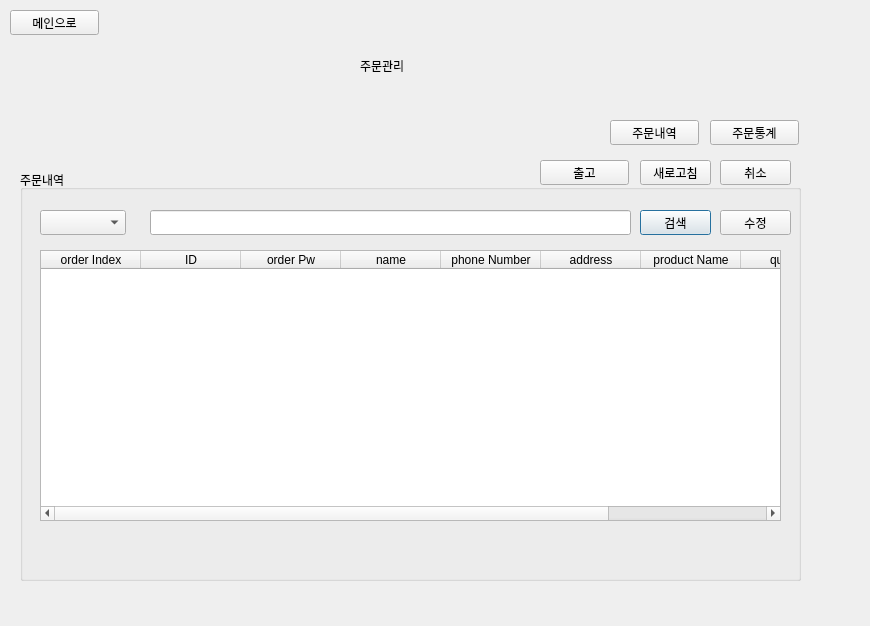
<?xml version="1.0" encoding="UTF-8"?>
<ui version="4.0">
 <class>Dialog</class>
 <widget class="QDialog" name="Dialog">
  <property name="geometry">
   <rect>
    <x>0</x>
    <y>0</y>
    <width>870</width>
    <height>626</height>
   </rect>
  </property>
  <property name="windowTitle">
   <string>Dialog</string>
  </property>
  <widget class="QLabel" name="label">
   <property name="geometry">
    <rect>
     <x>360</x>
     <y>50</y>
     <width>131</width>
     <height>31</height>
    </rect>
   </property>
   <property name="text">
    <string>주문관리</string>
   </property>
  </widget>
  <widget class="QGroupBox" name="groupBox">
   <property name="geometry">
    <rect>
     <x>20</x>
     <y>170</y>
     <width>781</width>
     <height>411</height>
    </rect>
   </property>
   <property name="title">
    <string>주문내역</string>
   </property>
   <widget class="QTableWidget" name="widgetOrder">
    <property name="geometry">
     <rect>
      <x>20</x>
      <y>80</y>
      <width>741</width>
      <height>271</height>
     </rect>
    </property>
    <column>
     <property name="text">
      <string>order Index</string>
     </property>
    </column>
    <column>
     <property name="text">
      <string>ID</string>
     </property>
    </column>
    <column>
     <property name="text">
      <string>order Pw</string>
     </property>
    </column>
    <column>
     <property name="text">
      <string>name</string>
     </property>
    </column>
    <column>
     <property name="text">
      <string>phone Number</string>
     </property>
    </column>
    <column>
     <property name="text">
      <string>address</string>
     </property>
    </column>
    <column>
     <property name="text">
      <string>product Name</string>
     </property>
    </column>
    <column>
     <property name="text">
      <string>quantity</string>
     </property>
    </column>
    <column>
     <property name="text">
      <string>order date</string>
     </property>
    </column>
   </widget>
   <widget class="QLineEdit" name="lineEdit">
    <property name="geometry">
     <rect>
      <x>130</x>
      <y>40</y>
      <width>481</width>
      <height>25</height>
     </rect>
    </property>
   </widget>
   <widget class="QComboBox" name="comboBox">
    <property name="geometry">
     <rect>
      <x>20</x>
      <y>40</y>
      <width>86</width>
      <height>25</height>
     </rect>
    </property>
   </widget>
   <widget class="QPushButton" name="btn_Search">
    <property name="geometry">
     <rect>
      <x>620</x>
      <y>40</y>
      <width>71</width>
      <height>25</height>
     </rect>
    </property>
    <property name="text">
     <string>검색</string>
    </property>
   </widget>
   <widget class="QPushButton" name="btn_modify">
    <property name="geometry">
     <rect>
      <x>700</x>
      <y>40</y>
      <width>71</width>
      <height>25</height>
     </rect>
    </property>
    <property name="text">
     <string>수정</string>
    </property>
   </widget>
  </widget>
  <widget class="QPushButton" name="pushButton">
   <property name="geometry">
    <rect>
     <x>610</x>
     <y>120</y>
     <width>89</width>
     <height>25</height>
    </rect>
   </property>
   <property name="text">
    <string>주문내역</string>
   </property>
  </widget>
  <widget class="QPushButton" name="pushButton_2">
   <property name="geometry">
    <rect>
     <x>710</x>
     <y>120</y>
     <width>89</width>
     <height>25</height>
    </rect>
   </property>
   <property name="text">
    <string>주문통계</string>
   </property>
  </widget>
  <widget class="QPushButton" name="mainButton_o">
   <property name="geometry">
    <rect>
     <x>10</x>
     <y>10</y>
     <width>89</width>
     <height>25</height>
    </rect>
   </property>
   <property name="text">
    <string>메인으로</string>
   </property>
  </widget>
  <widget class="QPushButton" name="btn_cancle">
   <property name="geometry">
    <rect>
     <x>720</x>
     <y>160</y>
     <width>71</width>
     <height>25</height>
    </rect>
   </property>
   <property name="text">
    <string>취소</string>
   </property>
  </widget>
  <widget class="QPushButton" name="btn_refresh">
   <property name="geometry">
    <rect>
     <x>640</x>
     <y>160</y>
     <width>71</width>
     <height>25</height>
    </rect>
   </property>
   <property name="text">
    <string>새로고침</string>
   </property>
  </widget>
  <widget class="QPushButton" name="btn_out">
   <property name="geometry">
    <rect>
     <x>540</x>
     <y>160</y>
     <width>89</width>
     <height>25</height>
    </rect>
   </property>
   <property name="text">
    <string>출고</string>
   </property>
  </widget>
 </widget>
 <resources/>
 <connections/>
</ui>
